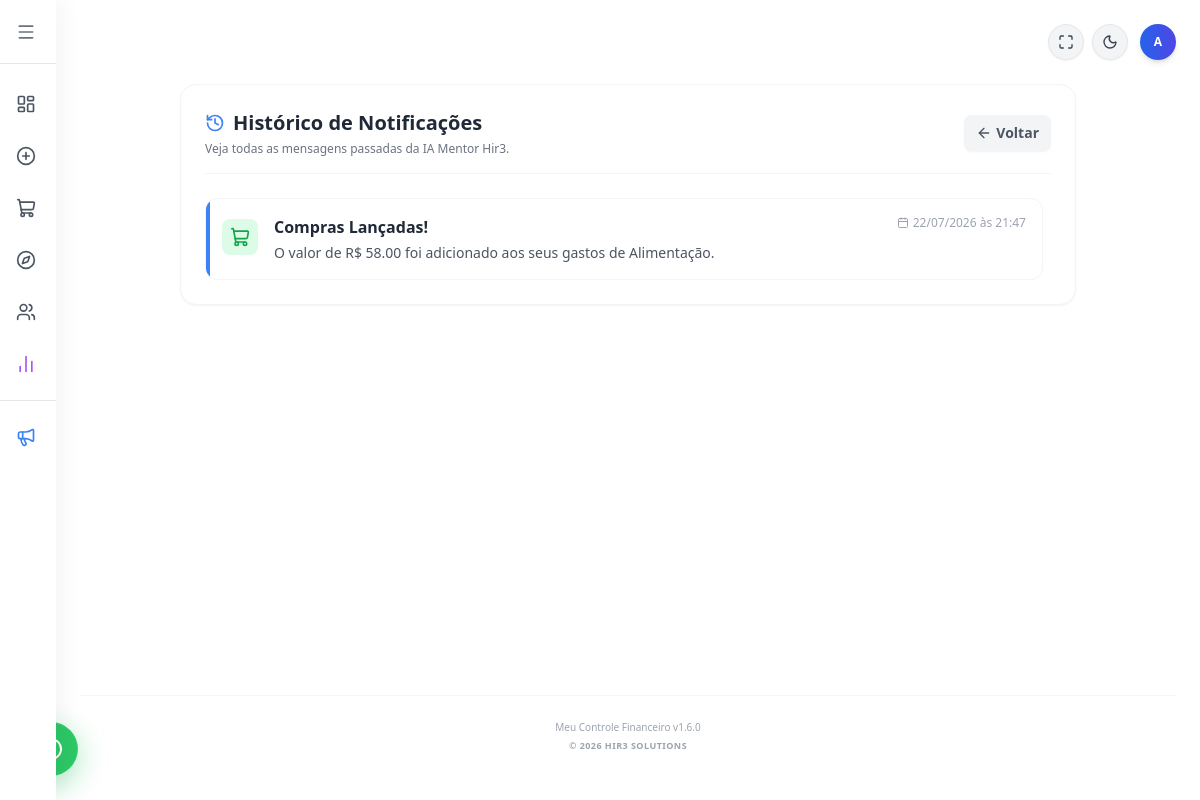
The app's page /historico_notificacoes (signed in) with its own data.
### tables this page shows
CREATE TABLE notificacoes (
    id INTEGER PRIMARY KEY AUTOINCREMENT,
    usuario_id INTEGER,
    titulo TEXT NOT NULL,
    mensagem TEXT NOT NULL,
    icone TEXT DEFAULT 'bell',
    cor TEXT DEFAULT 'blue',
    lida INTEGER DEFAULT 0,
    data_criacao DATETIME DEFAULT CURRENT_TIMESTAMP,
    FOREIGN KEY (usuario_id) REFERENCES usuarios (id)
);

### flask_app.py (the view)
@app.route('/historico_notificacoes')
def historico_notificacoes():
    if 'logado' not in session:
        return redirect(url_for('login'))
    user_id = session['user_id']
    conexao = get_db_connection()
    cursor = conexao.cursor()
    cursor.execute('''
        SELECT * FROM notificacoes
        WHERE usuario_id = ?
        ORDER BY data_criacao DESC
    ''', (user_id,))
    notificacoes_historico = cursor.fetchall()
    conexao.close()
    return render_template('telas/historico_notificacoes.html', notificacoes=notificacoes_historico)

### flask_app.py (called while the page is built)
def get_db_connection():
    conn = sqlite3.connect('/home/Hir3solutions/mysite/financas.db')
    conn.row_factory = sqlite3.Row  # <--- ESSENCIAL
    return conn

@app.context_processor
def inject_global_vars():
    versao = "1.6.0"
    data_formatada = datetime.now().strftime('%B %Y').capitalize()
    return dict(
        versao_atual=versao,
        data_atual=data_formatada
    )

### templates/telas/historico_notificacoes.html (shortened to what this page needs)
{% extends "base.html" %}
{% block content %}
<div class="bg-white dark:bg-gray-800 p-4 md:p-6 rounded-2xl shadow-sm border border-gray-100 dark:border-gray-700 w-full max-w-4xl mx-auto mb-10">
    <div class="flex justify-between items-center mb-6 border-b border-gray-100 dark:border-gray-700 pb-4">
        <div>
            <h2 class="text-lg md:text-xl font-bold text-gray-800 dark:text-gray-200 flex items-center gap-2">
                <i data-lucide="history" class="w-5 h-5 text-blue-500"></i> Histórico de Notificações
            </h2>
            <p class="text-xs text-gray-500 dark:text-gray-400 mt-1">Veja todas as mensagens passadas da IA Mentor Hir3.</p>
        </div>
        <a href="/" class="text-xs md:text-sm font-bold bg-gray-100 dark:bg-gray-900 text-gray-600 dark:text-gray-300 hover:bg-gray-200 dark:hover:bg-gray-700 px-3 py-2 rounded-lg transition-colors flex items-center gap-1 shadow-sm">
            <i data-lucide="arrow-left" class="w-4 h-4"></i> Voltar
        </a>
    </div>
    <div class="space-y-3 max-h-[70vh] overflow-y-auto sidebar-scroll pr-2">
        {% if notificacoes %}
            {% for notif in notificacoes %}
                <div class="p-4 border border-gray-100 dark:border-gray-700 rounded-xl hover:bg-gray-50 dark:hover:bg-gray-700/50 transition-colors flex gap-3 md:gap-4 items-start relative overflow-hidden {% if notif.lida == 1 %}opacity-70 bg-gray-50/50 dark:bg-gray-900/30{% else %}bg-white dark:bg-gray-800{% endif %}">
                    {% if notif.lida == 0 %}
                        <div class="absolute left-0 top-0 h-full w-1 bg-blue-500"></div>
                    {% endif %}
                    <div class="mt-1 bg-{{ notif.cor }}-100 dark:bg-{{ notif.cor }}-900/50 p-2 rounded-lg text-{{ notif.cor }}-600 dark:text-{{ notif.cor }}-400 shrink-0">
                        <i data-lucide="{{ notif.icone }}" class="w-5 h-5"></i>
                    </div>
                    <div class="flex-grow min-w-0">
                        <div class="flex flex-col sm:flex-row sm:justify-between sm:items-start mb-1 gap-1">
                            <h3 class="text-sm md:text-base font-bold text-gray-800 dark:text-gray-200 line-clamp-1" title="{{ notif.titulo }}">
                                {{ notif.titulo }}
                            </h3>
                            <span class="text-[10px] md:text-xs text-gray-400 dark:text-gray-500 font-medium whitespace-nowrap flex items-center gap-1">
                                <i data-lucide="calendar" class="w-3 h-3"></i>
                                {{ notif.data_criacao[8:10] }}/{{ notif.data_criacao[5:7] }}/{{ notif.data_criacao[0:4] }} às {{ notif.data_criacao[11:16] }}
                            </span>
                        </div>
                        <p class="text-xs md:text-sm text-gray-600 dark:text-gray-400 leading-relaxed">
                            {{ notif.mensagem }}
                        </p>
                    </div>
                </div>
            {% endfor %}
        {% endif %}
    </div>
</div>
{% endblock %}

### records on screen
notificacoes: lida 0 (drawn), titulo "Compras Lançadas!", data_criacao "22", data_criacao "07", data_criacao "2026", data_criacao "21:47", mensagem "O valor de R$ 58.00 foi adicionado aos seus gastos de Alimentação."

### other values on screen
{{ session.get('usuario', 'U')[:1].upper() }} "A"
{{ versao_atual }} "1.6.0"
